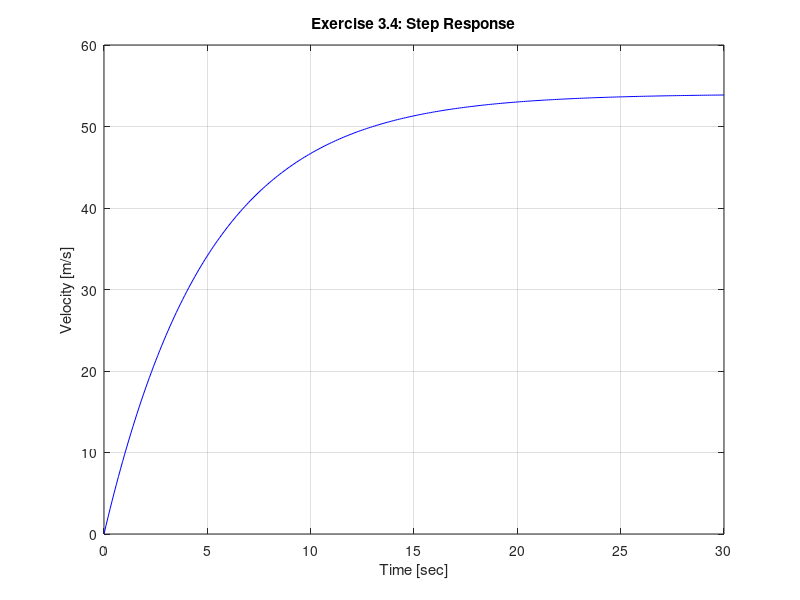

The MATLAB script that drew this image:
% Illustration of First-Order LTI Step Response
% ME 402

clear;

% System Parameters 
m = 750;       % mass [kg]
b = 150;      % linear drag [Ns/m]
Fstep = 4050*2;  % amplitude of step force input


% Describe a vector of times for the simulation
dt = 0.1;   % Time step [s]
Tend = 30;  % End of time horizon for simulation [s]
tt = 0:dt:Tend;  

% Analytical Solution
%%%%%%%%%%%%%%%%%%%%%%%%%%%%%%%%%%%%%%%%%%%%%%%%
tau = m/b;
% Note that MATLAB can deal with the tt vector in this equation
% and output a vector of velcocities.
Veqn = Fstep/b*(1-exp(-tt/tau));  


figure(1)
clf()
plot(tt,Veqn,'b-')
xlabel('Time [sec]')  % Always label the axes and include units!
ylabel('Velocity [m/s]')
grid on
title('Exercise 3.4: Step Response')


